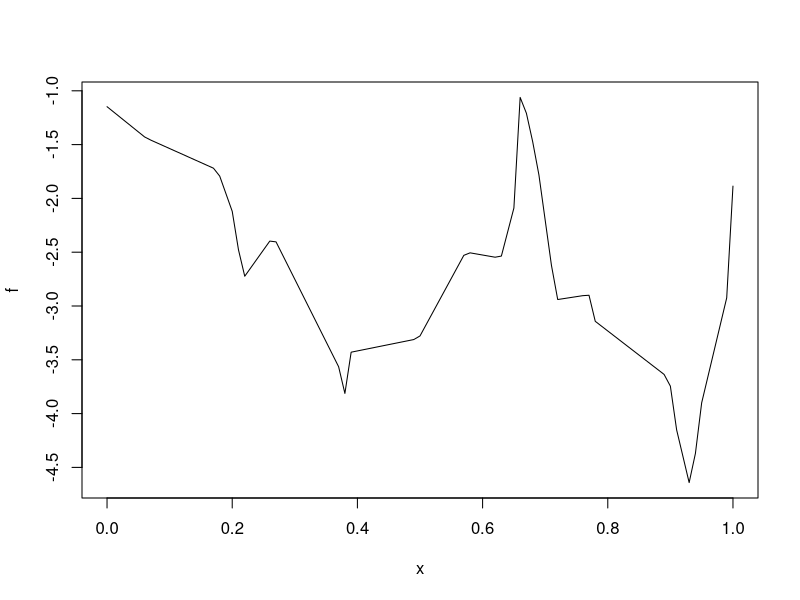
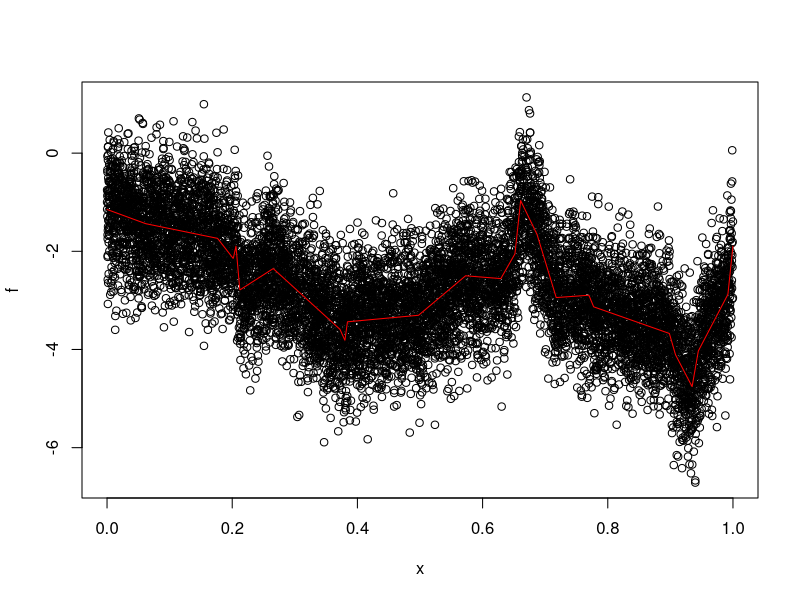
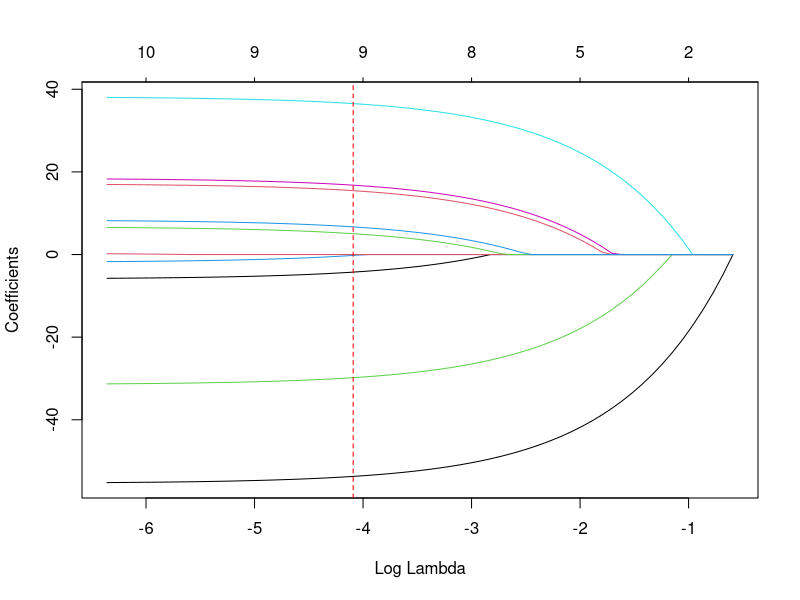
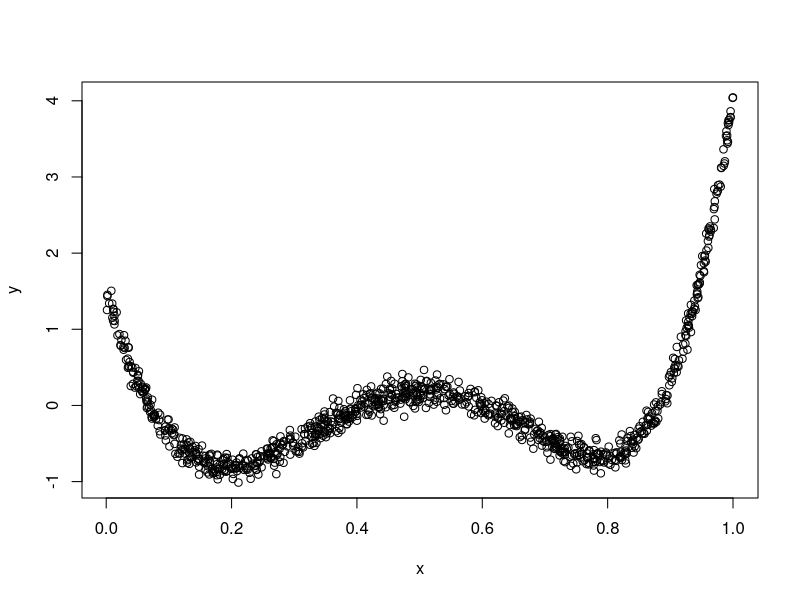
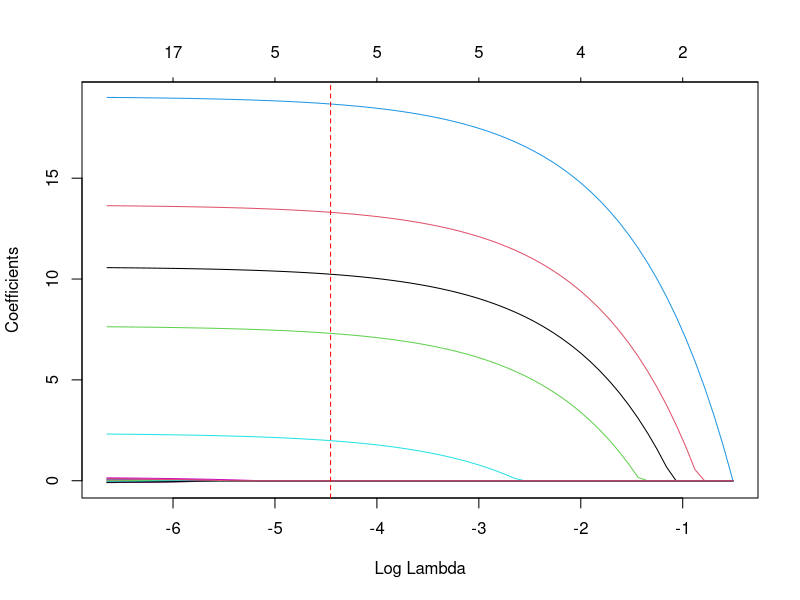
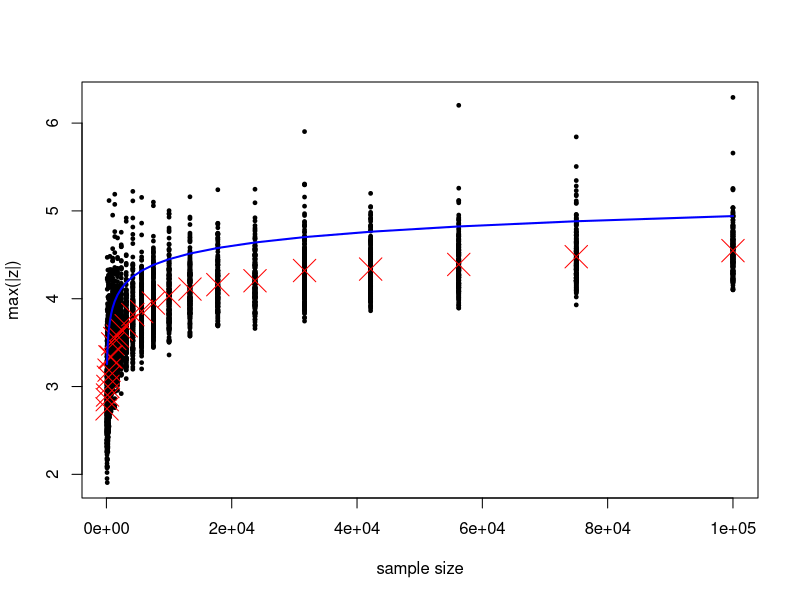

The R script that drew these images, in order:
library(glmnet)

# Independent design matrix (dense model)
set.seed(1)
d <- 25
bpoints <- c(0,sort(runif(d-2)),1)
bvals <- cumsum(rnorm(d))
f <- approxfun(bpoints, bvals)
plot(f)

n <- 10000
x <- sort(runif(n))
eps <- rnorm(n,sd=0.75)
y <- f(x) + eps

plot(f,ylim=range(y))
points(x,y)
lines(x,f(x),col="red")

X <- poly(x,degree=10)
round(t(X) %*% X,4)

coff <- log(2*max(abs(t(X) %*% eps)) / sqrt(n))
out <- glmnet(X,y)

plot(out, xvar="lambda")
abline(v=coff,lty="dashed",col='red')

# Independent design matrix (sparse model)
set.seed(1)
d <- 25
s <- 5
n <- 1000
x <- sort(runif(n))
X <- poly(x,degree=d)
beta <- rep(0, d)
beta[1:s] <- runif(s) * 20
beta

eps <- rnorm(n,sd=0.1)
y <- X %*% beta + eps
plot(x,y)

coff <- log(2*max(abs(t(X) %*% eps)) / sqrt(n))
out <- glmnet(X,y)

plot(out, xvar="lambda")
abline(v=coff,lty="dashed",col='red')

# Empirical process part
nvals <- round(exp(seq(log(1e2),log(1e5),length.out=25)))

k <- 200
output <- vector("list", length(nvals))
for (i in 1:length(nvals)) {
  z <- matrix(rnorm(nvals[i]*k),ncol=k)
  output[[i]] <- apply(abs(z), 2, max)
}

dat <- cbind(rep(nvals, each=k),unlist(output))

plot(dat[,1], dat[,2], pch=19, cex=0.5, xlab="sample size", ylab="max(|z|)")
points(nvals, sapply(output,mean), cex=3, pch=4L,col="red")
lines(dat[,1], sqrt(2 * log(2*dat[,1])), col="blue", lwd=2)













